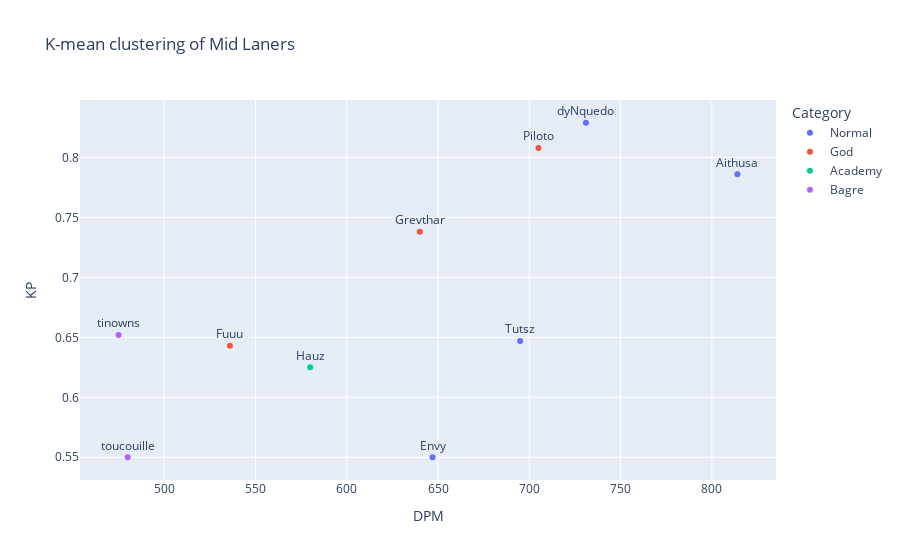

Write notebook code for a chart like this one.
### Code cell
fig = px.scatter(mid,x="DPM",y="KP",color="Category",text="Player",title="K-mean clustering of Mid Laners")
fig.update_traces(textposition='top center')
fig.show()

### Figure 1 — Plotly figure (JSON) as saved in the notebook; plotly's stock layout.template omitted (floating-point values rounded to 4 significant figures)
{"data": [{"hovertemplate": "Category=Normal<br>DPM=%{x}<br>KP=%{y}<br>Player=%{text}<extra></extra>", "legendgroup": "Normal", "marker": {"color": "#636efa", "symbol": "circle"}, "mode": "markers+text", "name": "Normal", "orientation": "v", "showlegend": true, "text": ["Aithusa", "dyNquedo", "Envy", "Tutsz"], "textposition": "top center", "type": "scatter", "x": [814, 731, 647, 695], "xaxis": "x", "y": [0.786, 0.829, 0.55, 0.647], "yaxis": "y"}, {"hovertemplate": "Category=God<br>DPM=%{x}<br>KP=%{y}<br>Player=%{text}<extra></extra>", "legendgroup": "God", "marker": {"color": "#EF553B", "symbol": "circle"}, "mode": "markers+text", "name": "God", "orientation": "v", "showlegend": true, "text": ["Fuuu", "Grevthar", "Piloto"], "textposition": "top center", "type": "scatter", "x": [536, 640, 705], "xaxis": "x", "y": [0.643, 0.738, 0.808], "yaxis": "y"}, {"hovertemplate": "Category=Academy<br>DPM=%{x}<br>KP=%{y}<br>Player=%{text}<extra></extra>", "legendgroup": "Academy", "marker": {"color": "#00cc96", "symbol": "circle"}, "mode": "markers+text", "name": "Academy", "orientation": "v", "showlegend": true, "text": ["Hauz"], "textposition": "top center", "type": "scatter", "x": [580], "xaxis": "x", "y": [0.625], "yaxis": "y"}, {"hovertemplate": "Category=Bagre<br>DPM=%{x}<br>KP=%{y}<br>Player=%{text}<extra></extra>", "legendgroup": "Bagre", "marker": {"color": "#ab63fa", "symbol": "circle"}, "mode": "markers+text", "name": "Bagre", "orientation": "v", "showlegend": true, "text": ["tinowns", "toucouille"], "textposition": "top center", "type": "scatter", "x": [475, 480], "xaxis": "x", "y": [0.652, 0.55], "yaxis": "y"}], "layout": {"legend": {"title": {"text": "Category"}, "tracegroupgap": 0}, "title": {"text": "K-mean clustering of Mid Laners"}, "xaxis": {"anchor": "y", "domain": [0, 1], "title": {"text": "DPM"}}, "yaxis": {"anchor": "x", "domain": [0, 1], "title": {"text": "KP"}}}}
